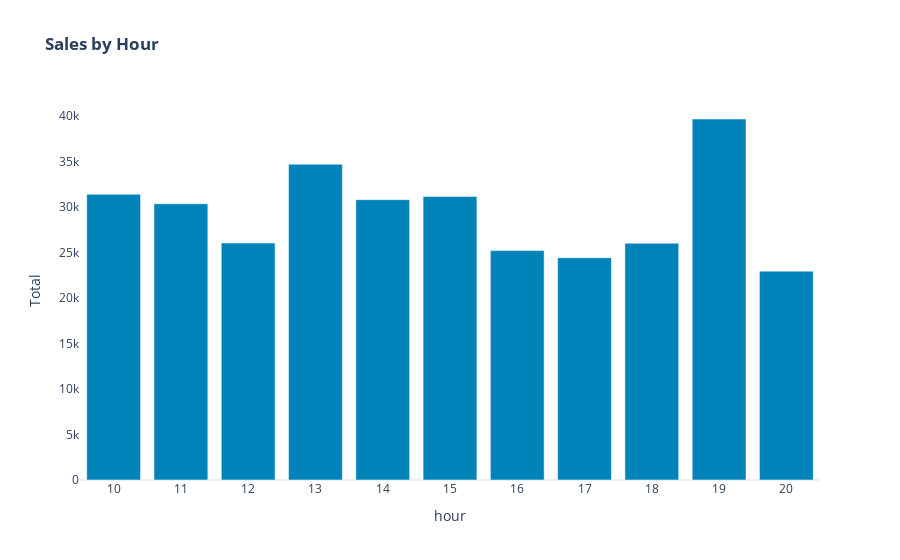

Notebook code cell kept with this figure:
### Code cell
fig_hourly_sales = px.bar(
    sales_by_hour,
    x=sales_by_hour.index,
    y='Total',
    title="<b>Sales by Hour</b>",
    color_discrete_sequence=['#0083B8']*len(sales_by_hour),
    template="plotly_white"
)
fig_hourly_sales.update_layout(
    xaxis=dict(tickmode='linear'),
    plot_bgcolor="rgba(0,0,0,0)",
    yaxis=(dict(showgrid=False))
)
fig_hourly_sales

### Figure 1 — Plotly figure (JSON) as saved in the notebook; plotly's stock layout.template omitted (floating-point values rounded to 4 significant figures)
{"data": [{"alignmentgroup": "True", "hovertemplate": "hour=%{x}<br>Total=%{y}<extra></extra>", "legendgroup": "", "marker": {"color": "#0083B8", "pattern": {"shape": ""}}, "name": "", "offsetgroup": "", "orientation": "v", "showlegend": false, "textposition": "auto", "type": "bar", "x": [10, 11, 12, 13, 14, 15, 16, 17, 18, 19, 20], "xaxis": "x", "y": [31420.0, 30380.0, 26070.0, 34720.0, 30830.0, 31180.0, 25230.0, 24450.0, 26030.0, 39700.0, 22970.0], "yaxis": "y"}], "layout": {"autosize": true, "barmode": "relative", "legend": {"tracegroupgap": 0}, "plot_bgcolor": "rgba(0, 0, 0, 0)", "title": {"text": "<b>Sales by Hour</b>"}, "xaxis": {"anchor": "y", "autorange": true, "domain": [0, 1], "range": [9.5, 20.5], "tickmode": "linear", "title": {"text": "hour"}, "type": "linear"}, "yaxis": {"anchor": "x", "autorange": true, "domain": [0, 1], "range": [0, 41790.0], "showgrid": false, "title": {"text": "Total"}, "type": "linear"}}}
